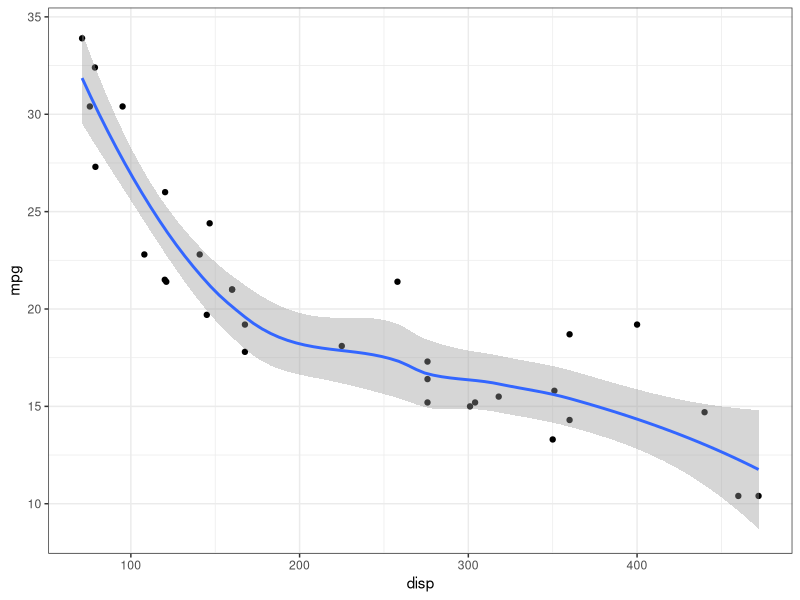

Generate this figure with R:
library(tidyverse)

2+2
4+4

library(ggplot2)
ggplot(mtcars, aes(disp, mpg)) +
  geom_point() +
  geom_smooth() +
  theme_bw()

